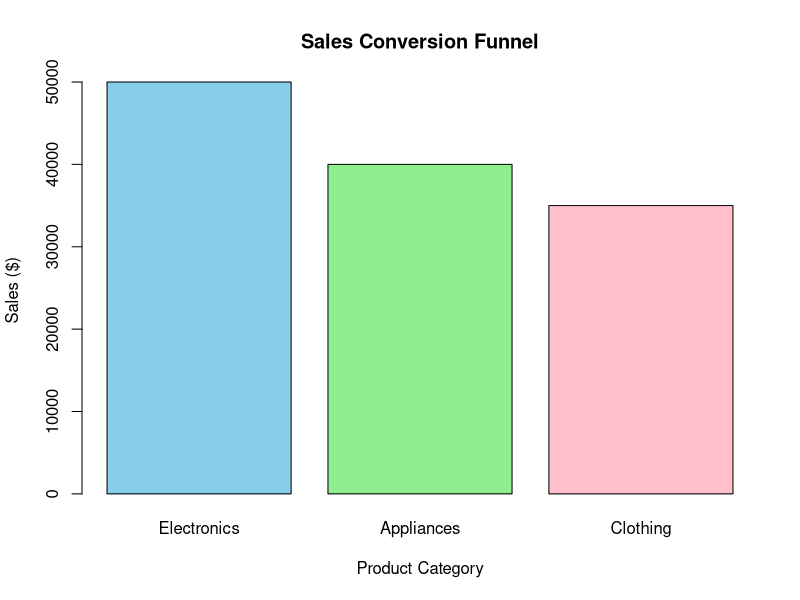

The R script that drew this image:
product_data <- data.frame(
  Category = c("Electronics", "Clothing", "Appliances"),
  Sales = c(50000, 35000, 40000)
)

# Display Dataset
print(product_data)

sales_desc <- product_data[order(-product_data$Sales), ]

barplot(
  sales_desc$Sales,
  names.arg = sales_desc$Category,
  main = "Sales Conversion Funnel",
  xlab = "Product Category",
  ylab = "Sales ($)",
  col = c("skyblue", "lightgreen", "pink")
)
